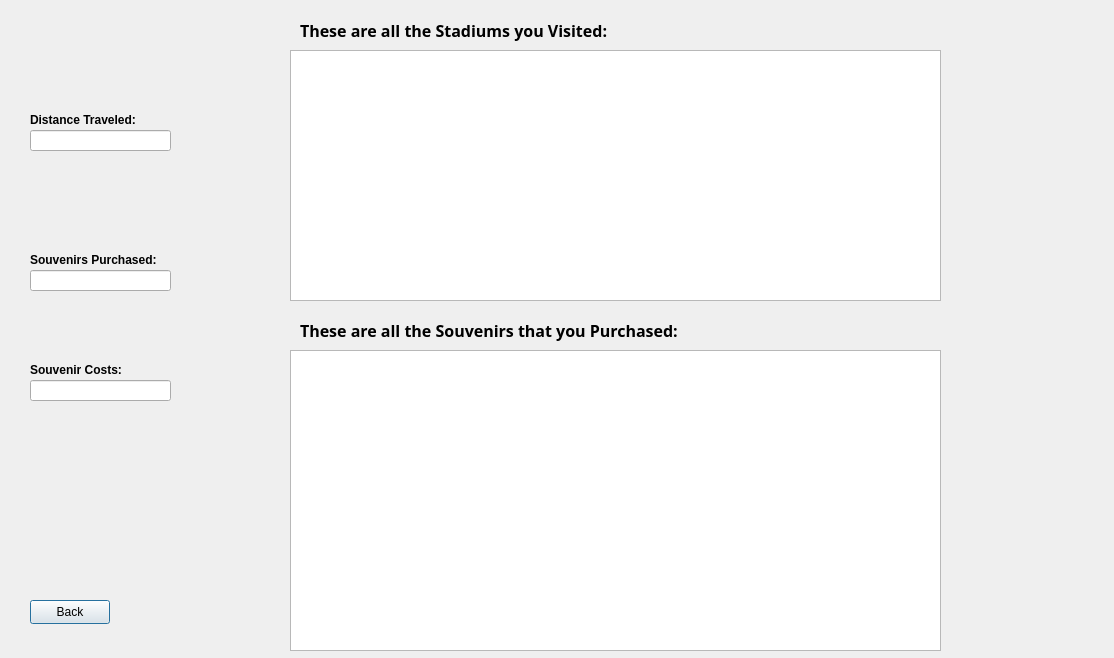
<?xml version="1.0" encoding="UTF-8"?>
<ui version="4.0">
 <class>summaryWindow</class>
 <widget class="QDialog" name="summaryWindow">
  <property name="geometry">
   <rect>
    <x>0</x>
    <y>0</y>
    <width>1114</width>
    <height>658</height>
   </rect>
  </property>
  <property name="windowTitle">
   <string>Dialog</string>
  </property>
  <widget class="QListView" name="listStadiums">
   <property name="geometry">
    <rect>
     <x>290</x>
     <y>50</y>
     <width>651</width>
     <height>251</height>
    </rect>
   </property>
  </widget>
  <widget class="QLabel" name="labelDistTrav">
   <property name="geometry">
    <rect>
     <x>30</x>
     <y>110</y>
     <width>171</width>
     <height>20</height>
    </rect>
   </property>
   <property name="font">
    <font>
     <bold>true</bold>
    </font>
   </property>
   <property name="text">
    <string>Distance Traveled: </string>
   </property>
  </widget>
  <widget class="QLabel" name="labelSouvPurc">
   <property name="geometry">
    <rect>
     <x>30</x>
     <y>250</y>
     <width>171</width>
     <height>20</height>
    </rect>
   </property>
   <property name="font">
    <font>
     <bold>true</bold>
    </font>
   </property>
   <property name="text">
    <string>Souvenirs Purchased:</string>
   </property>
  </widget>
  <widget class="QLabel" name="labelSouvCost">
   <property name="geometry">
    <rect>
     <x>30</x>
     <y>360</y>
     <width>171</width>
     <height>20</height>
    </rect>
   </property>
   <property name="font">
    <font>
     <bold>true</bold>
    </font>
   </property>
   <property name="text">
    <string>Souvenir Costs:</string>
   </property>
  </widget>
  <widget class="QLineEdit" name="lineDistTrav">
   <property name="geometry">
    <rect>
     <x>30</x>
     <y>130</y>
     <width>141</width>
     <height>21</height>
    </rect>
   </property>
  </widget>
  <widget class="QLineEdit" name="lineSouvPurc">
   <property name="geometry">
    <rect>
     <x>30</x>
     <y>270</y>
     <width>141</width>
     <height>21</height>
    </rect>
   </property>
  </widget>
  <widget class="QLineEdit" name="lineSouvCost">
   <property name="geometry">
    <rect>
     <x>30</x>
     <y>380</y>
     <width>141</width>
     <height>21</height>
    </rect>
   </property>
  </widget>
  <widget class="QListWidget" name="listSouvenirs">
   <property name="geometry">
    <rect>
     <x>290</x>
     <y>350</y>
     <width>651</width>
     <height>301</height>
    </rect>
   </property>
  </widget>
  <widget class="QLabel" name="labelTitle1">
   <property name="geometry">
    <rect>
     <x>300</x>
     <y>20</y>
     <width>641</width>
     <height>21</height>
    </rect>
   </property>
   <property name="font">
    <font>
     <family>Rockwell</family>
     <pointsize>12</pointsize>
     <bold>true</bold>
    </font>
   </property>
   <property name="text">
    <string>These are all the Stadiums you Visited:</string>
   </property>
  </widget>
  <widget class="QLabel" name="labelTitle2">
   <property name="geometry">
    <rect>
     <x>300</x>
     <y>320</y>
     <width>641</width>
     <height>21</height>
    </rect>
   </property>
   <property name="font">
    <font>
     <family>Rockwell</family>
     <pointsize>12</pointsize>
     <bold>true</bold>
    </font>
   </property>
   <property name="text">
    <string>These are all the Souvenirs that you Purchased:</string>
   </property>
  </widget>
  <widget class="QPushButton" name="backButtonSum">
   <property name="geometry">
    <rect>
     <x>30</x>
     <y>600</y>
     <width>80</width>
     <height>24</height>
    </rect>
   </property>
   <property name="text">
    <string>Back</string>
   </property>
  </widget>
 </widget>
 <resources/>
 <connections/>
</ui>
